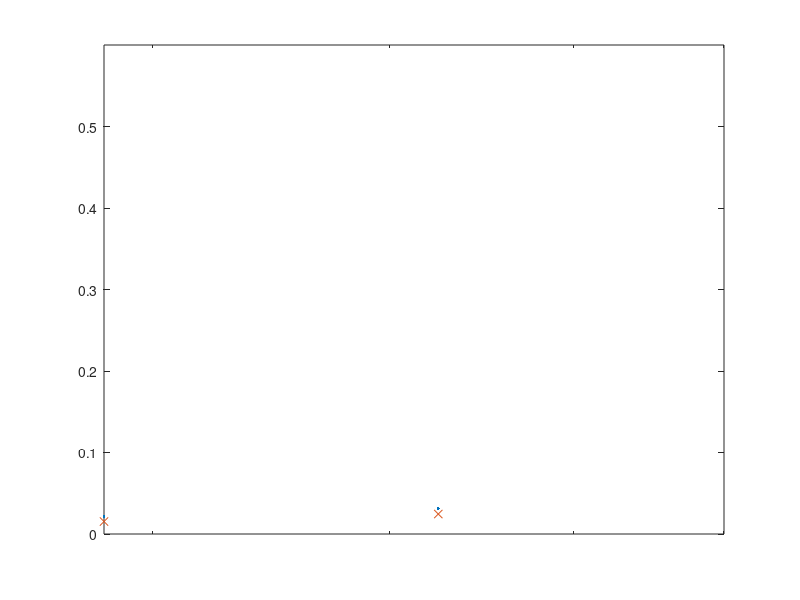

The MATLAB source for this figure:
clear all; close all; clc;

q = 1000; % bbl/day
mu = 0.96; % cp
k = 300.0e-3; % F
h = 100.0; % ft

%% Eclipse 10x10
p_10x10 = load('eclipse/10x10-pressure.dat');
p_0 = p_10x10(1,1); % Well-block pressure

% Diagonal pressures for plotting
for i=2:3
    p_diag(i) = (p_10x10(i,i)-p_0)/(q*mu/k/h); 
    p_xedge(i) = (p_10x10(1,i)-p_0)/(q*mu/k/h); 
    p_yedge(i) = (p_10x10(i,1)-p_0)/(q*mu/k/h);
    x(i) = sqrt(2*i^2);
end

semilogx(x,p_diag,'.')
hold on;
semilogx(x,p_xedge,'x')
axis([0 6 0 .6])
